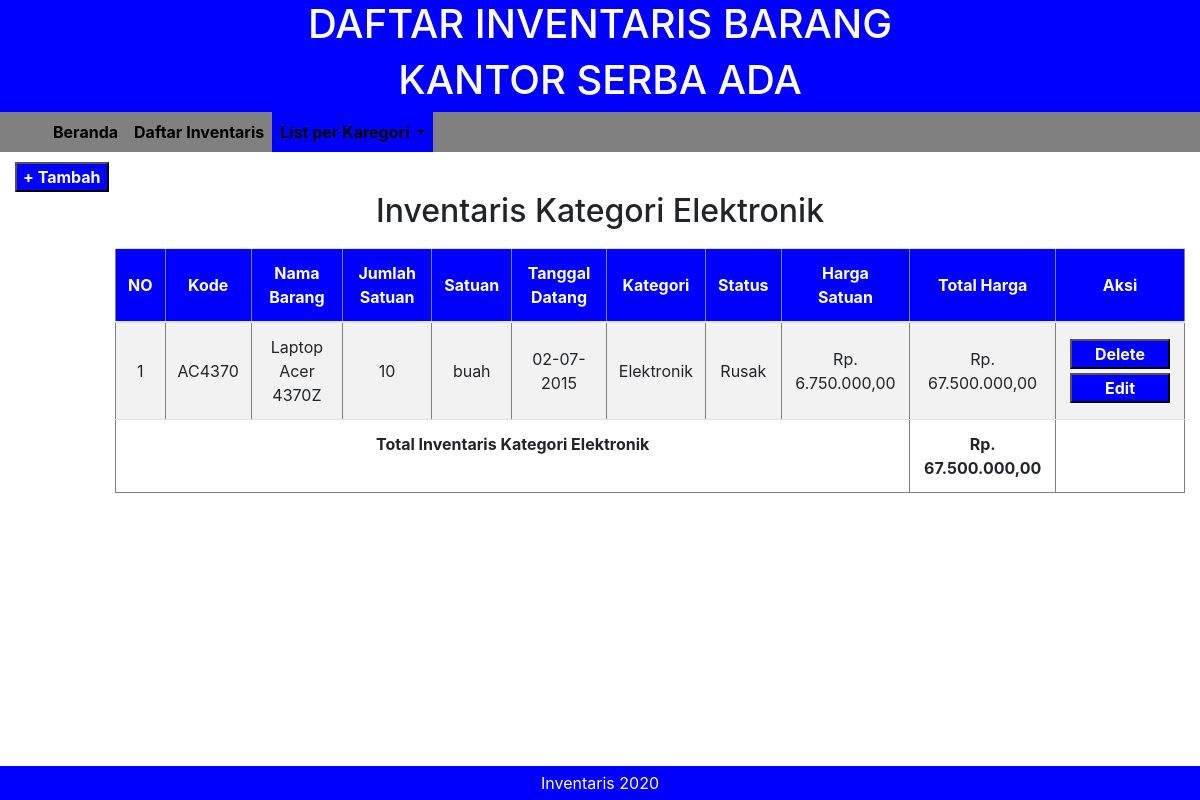
The page /showby.php?kategori=Elektronik (signed in) on the database its author committed.
### tables this page shows
CREATE TABLE `inventaris` (
  `kode_barang` varchar(10) NOT NULL,
  `nama_barang` varchar(30) NOT NULL,
  `jumlah` int(11) NOT NULL,
  `satuan` varchar(15) NOT NULL,
  `tgl_datang` date NOT NULL,
  `kategori` varchar(20) NOT NULL,
  `status_barang` varchar(20) NOT NULL,
  `harga` int(20) NOT NULL
);

### functions.php (called while the page is built, shortened)
<?php
	$db = mysqli_connect("localhost","root","","responsi");
	function read($query){
		global $db;
		$result = mysqli_query($db, $query);
		$rows = [];
		while($row = mysqli_fetch_object($result)){
			$rows[] = $row;
		}
		return $rows;
	}
?>

### showby.php (the view, shortened to what this page needs)
<?php
  require 'functions.php';
  $kategori = $_GET["kategori"];
  $dt = read("SELECT * FROM inventaris WHERE kategori = '$kategori'");
?>
<!DOCTYPE html>
<html lang="en">
<head>
  <link href="vendor/style.css" rel="stylesheet">
  <link href="vendor/bootstrap/css/bootstrap.min.css" rel="stylesheet">
</head>
<body>
  <div class="top-header cf">
    <header>
      <center>
        <h1>DAFTAR INVENTARIS BARANG</h1>
        <h1>KANTOR SERBA ADA</h1>
      </center>
    </header>
  </div>
  <nav class="navbar navbar-expand-lg navbar-dark">
    <div class="container">
      <div class="collapse navbar-collapse" id="navbarResponsive">
        <ul class="navbar-nav mr-auto" class="color-me">
          <li class="nav-item">
            <a class="nav-link" href="index.php">Beranda
            </a>
          </li>
          <li class="nav-item">
            <a class="nav-link" href="daftar_inventaris.php">Daftar Inventaris
            </a>
          </li>
          <li class="nav-item dropdown active">
						<a class="nav-link dropdown-toggle" href="#" id="navbarDropdown" role="button" data-toggle="dropdown" aria-haspopup="true" aria-expanded="false">
							List per Karegori
						</a>
					</li>
        </ul>
      </div>
    </div>
  </nav>
  <footer>
    <center>
      Inventaris 2020
    </center>
  </footer>
  <div class="col-lg-12">
    <div class="row">
      <div class="col-lg-12">
        <button class="btn-work" style="margin-top: 10px;">
          <a href="input.php" style="color: white; text-decoration: none; font-weight: bold;">+ Tambah</a>
        </button>
      </div>
      <div class="col-lg-12">
        <center>
          <h2>Inventaris Kategori <?= $kategori; ?></h2>
        </center>
      </div>
      <div class = "offset-1 col-lg-11 text-center" style="margin-top: 10px;">
        <table cellpadding="10" cellspacing="0" border="1" class="table text-center table-striped">
          <thead style="background-color: blue; color: white;">
            <tr>
              <th class="align-middle">NO</th>
              <th class="align-middle">Kode</th>
              <th class="align-middle">Nama Barang</th>
              <th class="align-middle">Jumlah Satuan</th>
              <th class="align-middle">Satuan</th>
              <th class="align-middle">Tanggal Datang</th>
              <th class="align-middle">Kategori</th>
              <th class="align-middle">Status</th>
              <th class="align-middle">Harga Satuan</th>
              <th class="align-middle">Total Harga</th>
              <th class="align-middle">Aksi</th>
            </tr>
          </thead>
          <?php $i = 1;?>
          <tbody>
            <?php $harga;$jumlah;$total;$totalinventaris = 0;
              function rupiah($harga){
                $hasil_rupiah = "Rp. ".number_format($harga,2,',','.');
                return $hasil_rupiah;
              }
            ?>
            <?php foreach ($dt as $data) : ?>
              <tr>
                <?php
                  $harga = $data -> harga;
                  $jumlah = $data -> jumlah;
                  $total = $harga*$jumlah;
                  $newDate = date("d-m-Y", strtotime($data -> tgl_datang));
                ?>
                <td class="align-middle"> <?= $i++; 										?> </td>
                <td class="align-middle">	<?= $data -> kode_barang;			?> </td>
                <td class="align-middle"> <?= $data -> nama_barang; 		?> </td>
                <td class="align-middle"> <?= $data -> jumlah;				 	?> </td>
                <td class="align-middle"> <?= $data -> satuan; 				  ?> </td>
                <td class="align-middle"> <?= $newDate;            			?> </td>
                <td class="align-middle"> <?= $data -> kategori; 				?> </td>
                <td class="align-middle"> <?= $data -> status_barang; 	?> </td>
                <td class="align-middle"> <?= rupiah($harga);	          ?> </td>
                <td class="align-middle"> <?= rupiah($total);           ?> </td>
                <?php $totalinventaris += $total ?>
                <td width="110px" class="align-middle">
                  <form action="confirm.php" method="post">
                    <button class="btn-work" style="width: 100px; margin : 2px; color: white;font-weight: bold;" type="submit" >Delete</button>
                  </form>
                  <form action="update.php" method="post">
                    <button class="btn-work" style="width: 100px; margin : 2px ;color: white;font-weight: bold;" type="submit">Edit</button>
                  </form>
                </td>
              </tr>
            <?php endforeach; ?>
            <tr>
              <td colspan='9' style="font-weight: bold;">
                Total Inventaris Kategori <?= $kategori; ?>
              </td>
              <td style="font-weight: bold;"><?= rupiah($totalinventaris)  ?></td>
              <td></td>
            </tr>
          </tbody>
        </table>
      </div>
    </div>
  </div>
</body>
</html>

### rows shown on the page
inventaris: kode_barang "AC4370", nama_barang "Laptop Acer 4370Z", jumlah "10", satuan "buah", tgl_datang "02-07-2015", kategori "Elektronik", status_barang "Rusak", harga "Rp. 6.750.000,00", rupiah($total) "Rp. 67.500.000,00"

### other values the page prints
$kategori "Elektronik"
rupiah($totalinventaris) "Rp. 67.500.000,00"
